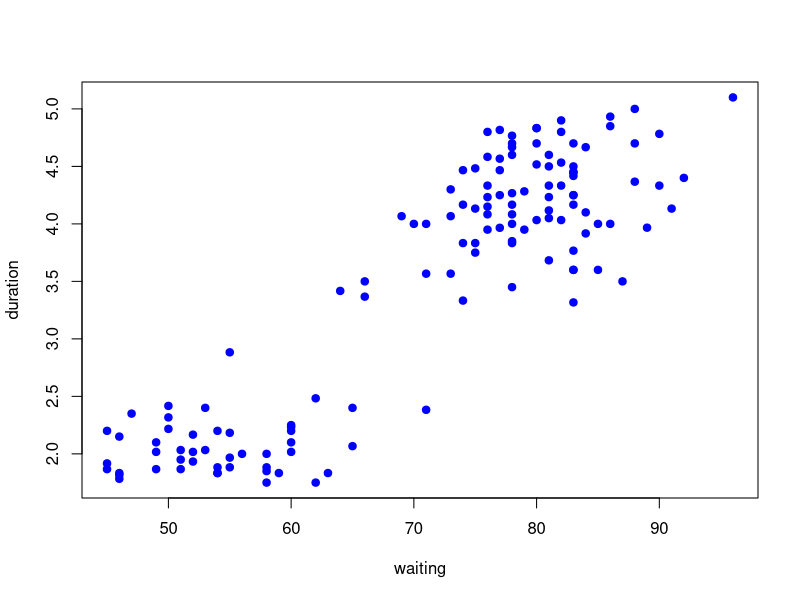
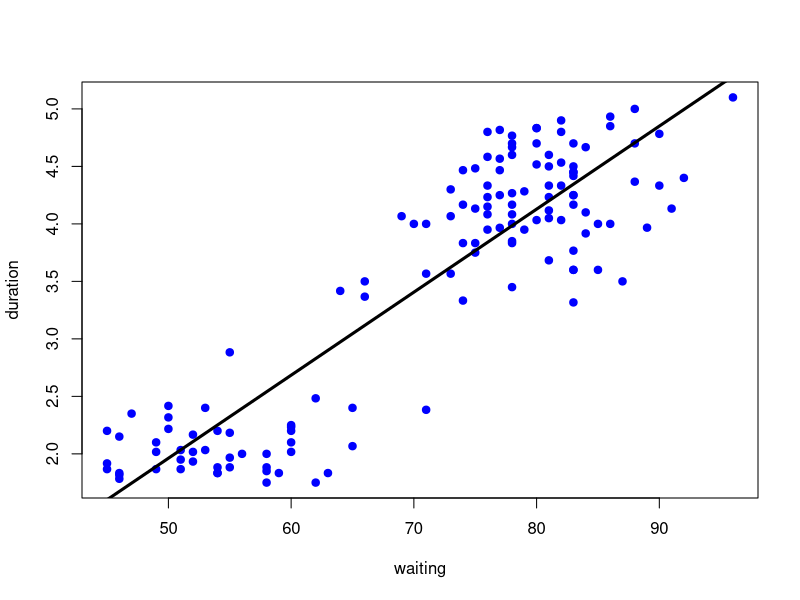
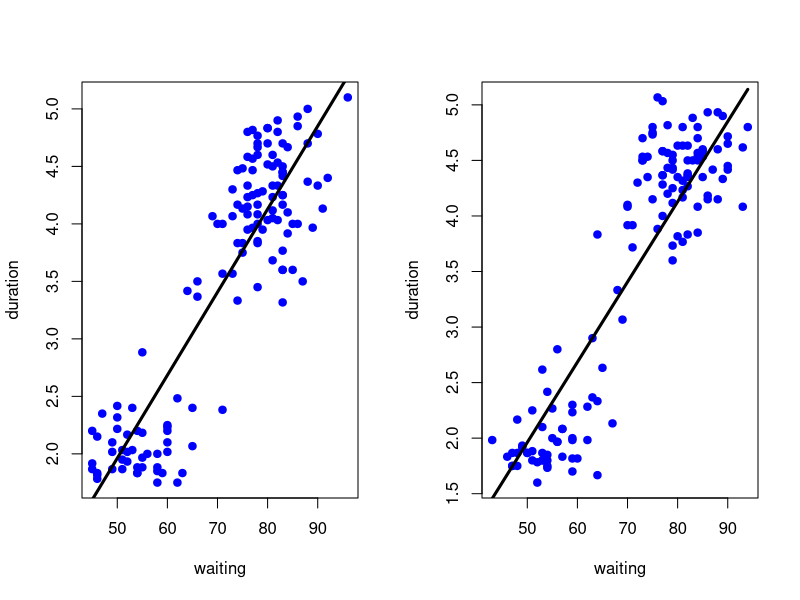
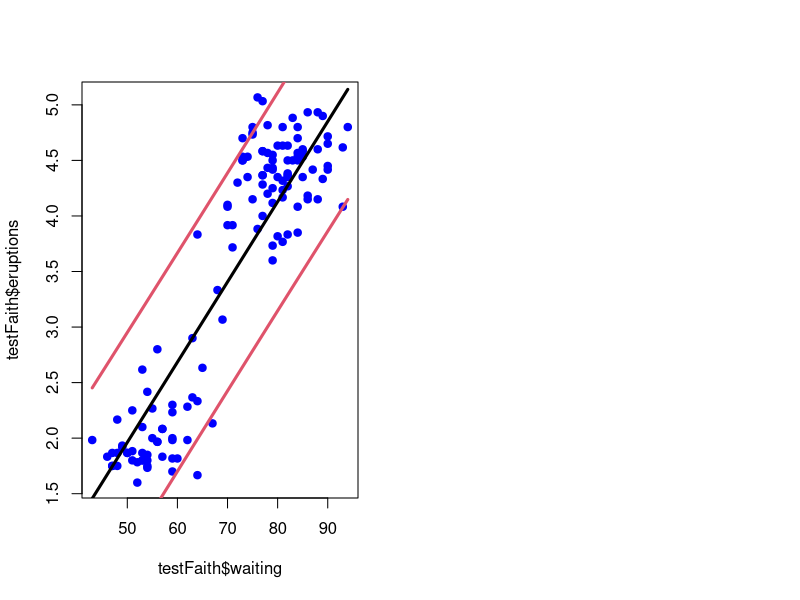

The R script that drew these images, in order:
## Predicting with Regression

library(caret)
data(faithful)  # eruptions
set.seed(333)
inTrain <- createDataPartition(y=faithful$waiting,  p=0.5, list=FALSE)
trainFaith <- faithful[inTrain,]; testFaith <- faithful[-inTrain,]
head(trainFaith)

# plot
plot(trainFaith$waiting, trainFaith$eruptions, pch=19, col="blue", xlab="waiting", ylab="duration")


# fit a linear model
lm1 <- lm(eruptions ~ waiting, data=trainFaith)
summary(lm1)
plot(trainFaith$waiting, trainFaith$eruptions, pch=19,col="blue",xlab="waiting",ylab="duration")
lines(trainFaith$waiting, lm1$fitted, lwd=3)

# predict a new value waiting = 80
coef(lm1)[1] + coef(lm1)[2]*80
newdata <-data.frame(waiting=80)
predict(lm1,newdata)

# plot predictions for training and testing
par(mfrow=c(1,2))  # multiple plots
plot(trainFaith$waiting, trainFaith$eruptions, pch=19, col="blue", xlab="waiting", ylab="duration")
lines(trainFaith$waiting, lm1$fitted, lwd=3)
plot(testFaith$waiting, testFaith$eruptions, pch=19, col="blue", xlab="waiting", ylab="duration")
lines(testFaith$waiting, predict(lm1,newdata=testFaith), lwd=3)


## get training and test set errors
#RMSE for training
sqrt(sum((lm1$fitted-trainFaith$eruptions)^2))
#RMSE for testing which is almost always larger than the previous one
sqrt(sum((predict(lm1,newdata=testFaith)-testFaith$eruptions)^2)) 

# prediction intervals
pred1 <- predict(lm1, newdata=testFaith, interval="prediction")  # I want a prediction interval out
ord <- order(testFaith$waiting)
plot(testFaith$waiting,testFaith$eruptions,pch=19,col="blue")
matlines(testFaith$waiting[ord],pred1[ord,],type="l",col=c(1,2,2), lty=c(1,1,1), lwd=3)


# do it with caret
modelFit <- train(eruptions ~ waiting, data=trainFaith, method="lm")
summary(modelFit$finalModel)


### Predicting with Multivariate Regression
